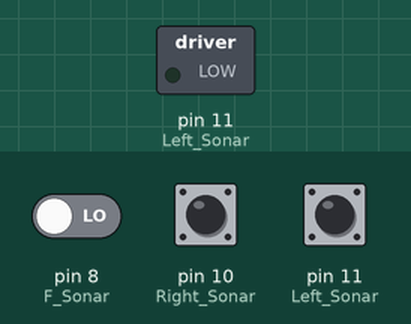
This sketch was run on a simulated Arduino Uno, built with avr-gcc and run on an emulated ATmega328P. Parts: switched loads named in the sketch (green lamp = pin HIGH). The test bench sets the inputs (shaded band); at power-on: pin 10 (Right_Sonar) LOW, pin 8 (F_Sonar) LOW, pin 11 (Left_Sonar) LOW. What the sketch prints to the serial monitor is not drawn.

Above: at 1.2 s.
1.3 s: pin 10 (Right_Sonar) pulled HIGH for 0.4 s
Timing chart, 0 to 10.3 s (numbered marks = the images above; inputs shaded):
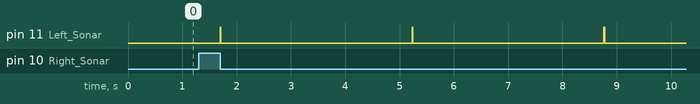

Measured:
- by itself, pin 11 (Left_Sonar): alternates HIGH for 0.01 s and LOW for 3.5 s

The sketch:

20221201.ino
```cpp
// C++ code
#define F_Sonar 8    //Front 핀을 8번에 연결한다.
#define Left_Sonar 11 //Left 핀을 11번에 연결한다.
#define Right_Sonar 10  //Right 핀을 10번에 연결한다.

//차량사이즈
int flag_mazor_1 = 0; //세트 변수 지정


//차량사이즈
float robot_width = 200;  //차량사이즈 변수 지정
float mazor_width = 500;  //폭 사이즈 변수 지정
float mazor_width_tolerance =40; //오차 허용 사이즈 변수 지정


void setup()
{
  //digital pin은 input/Output

  pinMode(F_Sonar, OUTPUT);   //front 출력
  pinMode(Left_Sonar, OUTPUT);  //Left 출력
  pinMode(Right_Sonar, OUTPUT); //Right 출력
  Serial.begin(115200);     // 115200속도로 통신 BPC(bit por second)
}

float Right_Sonar_sensor()
{

  float duration=0.0;     //duration 지속시간 지역 변수 설정
  float distance=0.0;     //distance 거리 지역 변수 설정
  pinMode(Right_Sonar, OUTPUT); //10째에 꽅혀있는 Right를 켜준다.
  digitalWrite(Right_Sonar, LOW); // Right_Sonar핀을 0V(전류꺼짐)출력
  digitalWrite(Right_Sonar, HIGH);// Right_Sonar핀을 5V(전류켜짐)출력
  delay(10);            //잠깐 켜진상태를 유지한다.
  digitalWrite(Right_Sonar, LOW); //Right_Sonar핀을 0V(전류꺼짐)출력
  pinMode(Right_Sonar, INPUT);    //Right_Sonar 입력
  duration = pulseIn(Right_Sonar, HIGH);
  distance=(34.0*duration)/2.0/1000.0; //10000 을 1000으로 바꿔줘야지  mm단위가 나온다.
  return distance;

}


float Left_Sonar_sensor()
{

  float duration=0.0;
  float distance=0.0;
  pinMode(Left_Sonar,OUTPUT);
  digitalWrite(Left_Sonar, LOW);
  digitalWrite(Left_Sonar,HIGH);
  delay(10);
  digitalWrite(Left_Sonar, LOW);
  pinMode(Left_Sonar, INPUT);
  duration = pulseIn(Left_Sonar, HIGH);
  distance=(34.0*duration)/2.0/1000.0;
  return distance;

}

  float F_Sonar_sensor()
{

  float duration=0.0;
  float distance=0.0;
  pinMode(F_Sonar,OUTPUT);
  digitalWrite(F_Sonar, LOW);
  digitalWrite(F_Sonar,HIGH);
  delay(10);
  digitalWrite(F_Sonar, LOW);
  pinMode(F_Sonar, INPUT);
  duration = pulseIn(F_Sonar, HIGH);
  distance=(34.0*duration)/2.0/1000.0;
  return distance;

}


void loop()  //반복 실행하는 함수, 모든 코들가 들어감, 메인 함수의 역활
{
  float F_distance1, R_distancel, L_distance1; // F_distance1, R_distancel, L_distance1 지역변수 지정
  float measure_width; //measure_width 지역변수 지정

  F_distance1 = F_Sonar_sensor();     //F_Sonar_sensor()의 값을 F_distance1로 넣어준다.
  R_distancel = Right_Sonar_sensor(); //Right_Sonar_sensor()의 값을 R_distancel로 넣어준다.
  L_distance1 = Left_Sonar_sensor();  //Left_Sonar_sensor()값을 L_distance1 넣어준다.

  Serial.print("F_Distance:");
  Serial.print(F_distance1);
  Serial.print("mm\n");

  Serial.print("R_Distance:");
  Serial.print(R_distancel);
  Serial.print("mm\n");

  Serial.print("L_Distance:");
  Serial.print(L_distance1);
  Serial.print("mm\n");
  Serial.print("\n");

  measure_width = robot_width+ L_distance1  + R_distancel; //measure_width 값 정해주기 차량의 길이 + 외쪽 + 오른쪽

  if((measure_width>=(mazor_width - mazor_width_tolerance))&&(measure_width<=(mazor_width + mazor_width_tolerance)))
  {//만약 (measure_width값이 (거리의 폭 - 허용차 보다 이상) )이고 (measure_width값이 (거리의 폭 더하기 허용치)보다이하이면
    if((F_distance1>mazor_width)&&(F_distance1<mazor_width+ 400))
    {  //F_distance1가 (차량의 길이+왼쪽+오른쪽) 초과이고 F_distance1가 (차량의 길이+왼쪽+오른쪽)+400보다 미만이면
      flag_mazor_1 = 1;
        Serial.println("flag_mazor_1 set");
    }   //set 1통과
    else
    {
      flag_mazor_1 = 0;
  } ////set 1 실패
  }


  delay(500);
}
```
